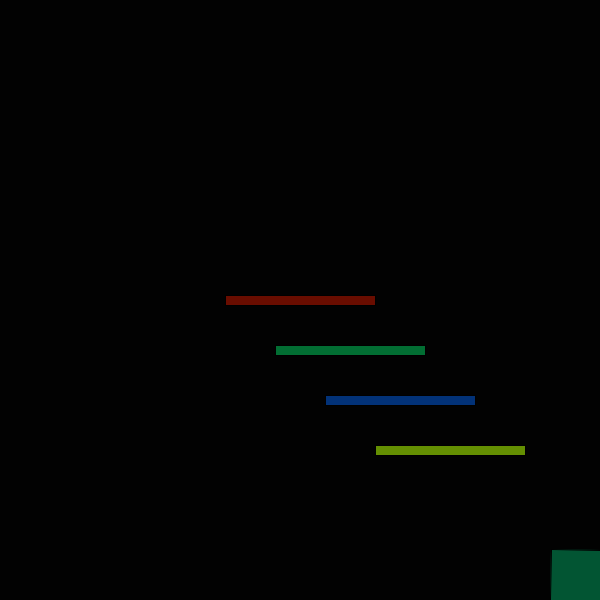
Frame 1 (no input)
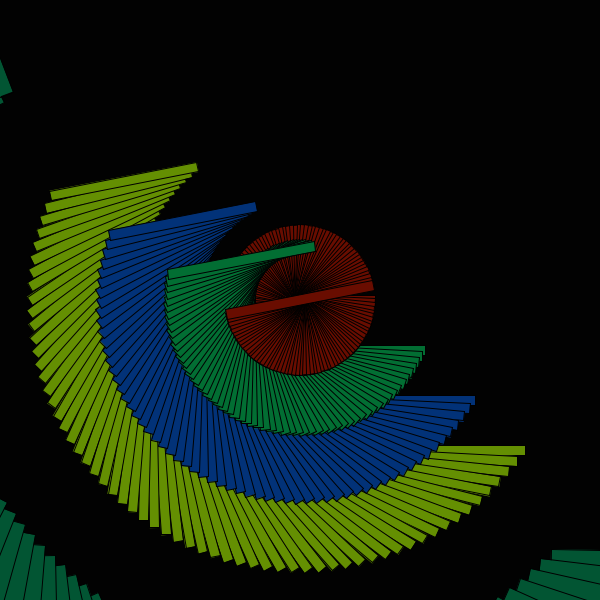
Frame 60 (the mouse pressed at the canvas centre just before this capture)
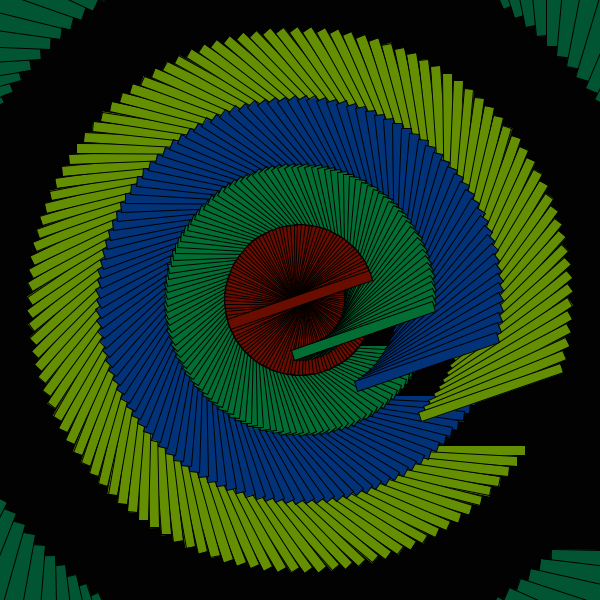
Frame 120 (the mouse held since frame 60 and released just before this capture)

The Processing sketch that drew these frames (run headless with seeded random() and noise(); from frame 60 on, the mouse is pressed at the canvas centre):

// Processing sketch: processing_171585
// ── processing_171585.pde

float r = 0;
float x;
float y;

void setup() {
  size(600, 600);
  background(2);
  rectMode(CENTER);
}
void draw_spiral (float x, float y) {
    translate(width/2, height/2);
  rotate(r);
  rect(0,0,width, height);

}
void draw() {
  translate(width/2, height/2);
  rotate(r);


  fill(105, 13, 0);
  rect(0, 0, 150, 10);
  fill(2, 110, 51);
  rect(50, 50, 150, 10);
  fill(2, 50, 120);
  rect(100, 100, 150, 10);
  fill(100, 143, 2);
  rect(150, 150, 150, 10);


  r = r+.02;

  //Outer Tier
  fill(2, 85, 51);
  translate(width/2, height/2);
  rotate(r);
  rect(0, 0, 100, 100);
  r = r+.03;
}
